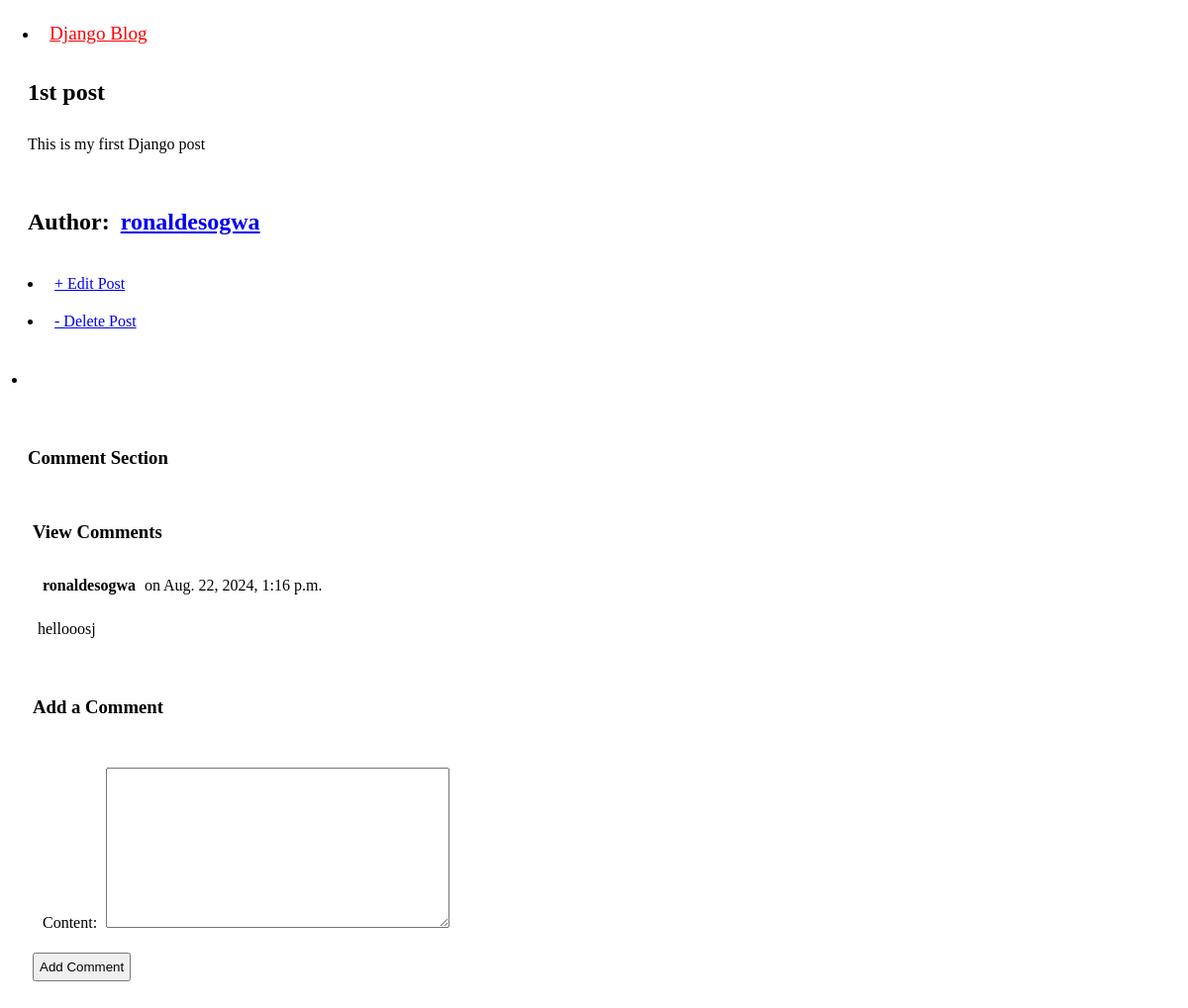
The app's page /post/4/ with its own data.
### blog/models.py (models this page shows, shortened)
class Post(models.Model):
    title = models.CharField(max_length=200)
    author = models.ForeignKey(
        User,
        on_delete=models.CASCADE
        )
    body = models.TextField()

class Comment(models.Model):
    post = models.ForeignKey(Post, on_delete=models.CASCADE, related_name='comments')
    author = models.ForeignKey(User, on_delete=models.CASCADE)
    content = models.TextField()
    created_at = models.DateTimeField(auto_now_add=True)

### blog/views.py (the view, shortened to what this page needs)
# urls.py: path("post/<int:pk>/", BlogDetailView.as_view(), name="post_detail"),
class BlogDetailView(FormMixin,DetailView):
    model = Post
    template_name = 'post_detail.html'
    form_class = CommentForm
    def get_context_data(self, **kwargs):
        context = super().get_context_data(**kwargs)
        context['comments'] = self.object.comments.all
        if 'form' not in context:
            context['form'] = self.get_form()
        return context

### blog/forms.py
class CommentForm(ModelForm):
    class Meta:
        model = Comment
        fields = ['content']

### templates/post_detail.html (shortened to what this page needs)
{% extends 'base.html' %}
{% block content %}
<div class="post-entry">
    <h2> {{ post.title}} </h2>
    <p> {{ post.body }} </p>
</div>
<div>
    <h2>Author: <a href="{% url 'profile' %}">{{ post.author }}</a></h2>
</div>
<div>
    <li> <a href="{% url 'post_edit' post.pk %}"> + Edit Post </a> </li>
</div>
<div>
    <li> <a href="{% url 'post_delete' post.pk %}"> - Delete Post </a> </li>
</div>
<div>
    <ul>
        <li><a href=""></a></li>
    </ul>
</div>
<div>
    <h3>Comment Section</h3>
    <div>
        <h3>View Comments</h3>
        {% for comment in comments %}
        <div class="comment">
            <div class="comment-meta">
                <strong> {{ comment.author }} </strong>
                on
                {% load tz %}
                {% timezone "Africa/Lagos" %}
                    {{ comment.created_at }}
                {% endtimezone %}
            </div>
            <p> {{ comment.content }} </p>
        </div>
        {% empty %}
        <p>No comments yet ...</p>
        {% endfor %}
    </div>
    <div>
        <h3>Add a Comment</h3>
        <form action="" method="post">
            {{ form.as_p }}
            <button type="submit">Add Comment</button>
        </form>
    </div>
</div>
{% endblock content %}

### static/styles.css (style rules this page uses)
* { box-sizing: border-box; padding: 5px; }
body { background-color: white ; color: #000; }

### records on screen
Post: title "1st post", body "This is my first Django post", author "ronaldesogwa"
Comment: author "ronaldesogwa", created_at "Aug. 22, 2024, 1:16 p.m.", content "hellooosj"
